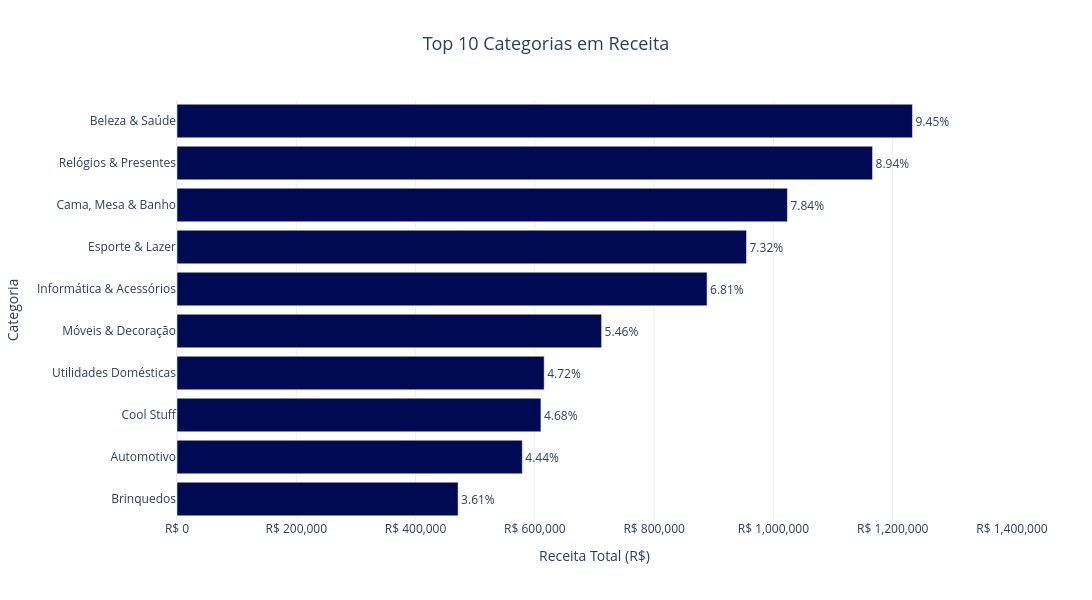

Write notebook code for a chart like this one.
### Code cell
import plotly.graph_objects as go

# Gráfico de barras horizontal: top 10 categorias em receita
fig_categorias = go.Figure()

fig_categorias.add_trace(
    go.Bar(
        x=top10_categorias['receita_total'],
        y=top10_categorias['product_category_name'],
        orientation='h',
        marker=dict(color='#000A53'),
        text=top10_categorias['pct_receita'],
        texttemplate='%{text}%',
        textposition='outside'
    )
)

fig_categorias.update_layout(
    title=dict(
        text='Top 10 Categorias em Receita',
        x=0.5,
        xanchor='center',
        font=dict(size=18)
    ),
    xaxis=dict(
        title='Receita Total (R$)',
        tickprefix='R$ ',
        tickformat=',.0f',
        range=[0, 1400000]
    ),
    yaxis=dict(
        title='Categoria',
        autorange='reversed'
    ),
    template='plotly_white',
    showlegend=False,
    width=1200,
    height=600
)

fig_categorias.show()

### Figure 1 — Plotly figure (JSON) as saved in the notebook; plotly's stock layout.template omitted (floating-point values rounded to 4 significant figures)
{"data": [{"marker": {"color": "#000A53"}, "orientation": "h", "text": [9.45, 8.94, 7.84, 7.32, 6.81, 5.46, 4.72, 4.68, 4.44, 3.61], "textposition": "outside", "texttemplate": "%{text}%", "type": "bar", "x": [1233000.0, 1166000.0, 1023000.0, 954900.0, 888700.0, 711900.0, 615600.0, 610200.0, 579000.0, 471300.0], "y": ["Beleza & Saúde", "Relógios & Presentes", "Cama, Mesa & Banho", "Esporte & Lazer", "Informática & Acessórios", "Móveis & Decoração", "Utilidades Domésticas", "Cool Stuff", "Automotivo", "Brinquedos"]}], "layout": {"height": 600, "showlegend": false, "title": {"font": {"size": 18}, "text": "Top 10 Categorias em Receita", "x": 0.5, "xanchor": "center"}, "width": 1200, "xaxis": {"range": [0, 1400000], "tickformat": ",.0f", "tickprefix": "R$ ", "title": {"text": "Receita Total (R$)"}}, "yaxis": {"autorange": "reversed", "title": {"text": "Categoria"}}}}
